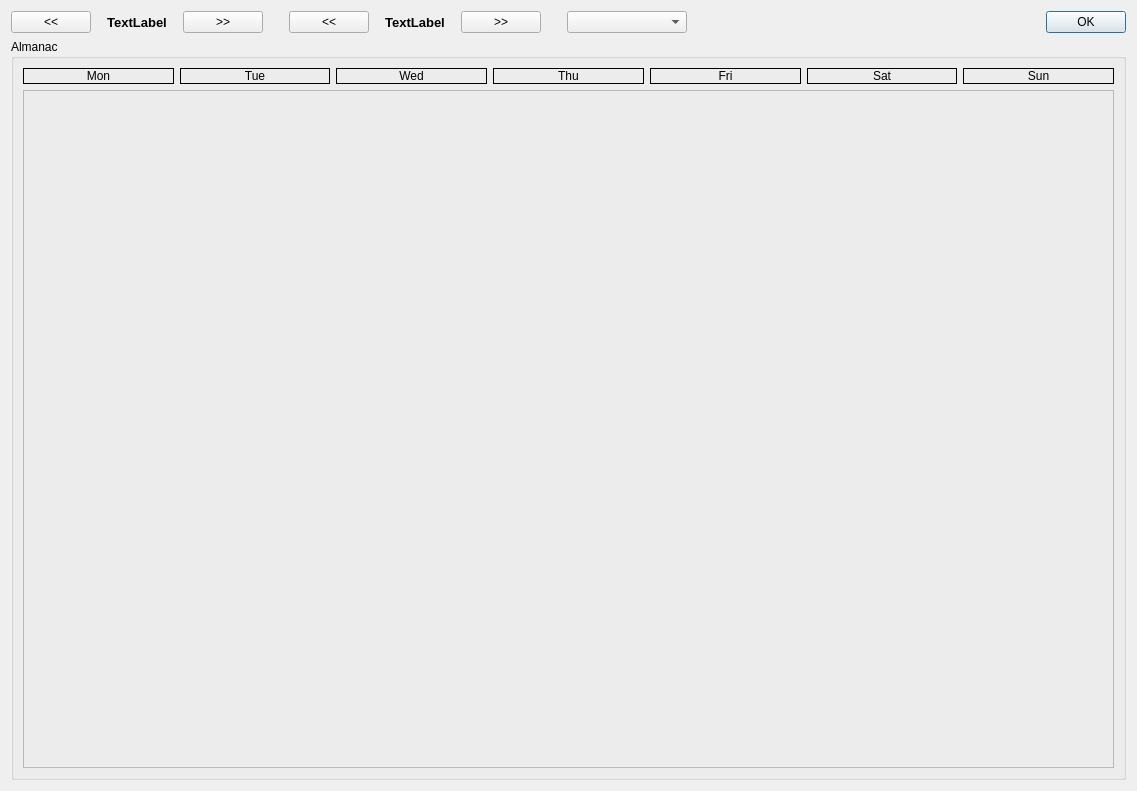
<?xml version="1.0" encoding="UTF-8"?>
<ui version="4.0">
 <class>CMoonCal</class>
 <widget class="QDialog" name="CMoonCal">
  <property name="geometry">
   <rect>
    <x>0</x>
    <y>0</y>
    <width>1137</width>
    <height>791</height>
   </rect>
  </property>
  <property name="minimumSize">
   <size>
    <width>300</width>
    <height>300</height>
   </size>
  </property>
  <property name="windowTitle">
   <string>Almanac</string>
  </property>
  <layout class="QVBoxLayout" name="verticalLayout">
   <item>
    <layout class="QHBoxLayout" name="horizontalLayout">
     <item>
      <widget class="QPushButton" name="pushButton">
       <property name="text">
        <string>&lt;&lt;</string>
       </property>
      </widget>
     </item>
     <item>
      <widget class="QLabel" name="label">
       <property name="minimumSize">
        <size>
         <width>80</width>
         <height>0</height>
        </size>
       </property>
       <property name="font">
        <font>
         <pointsize>10</pointsize>
         <weight>75</weight>
         <bold>true</bold>
        </font>
       </property>
       <property name="text">
        <string>TextLabel</string>
       </property>
       <property name="alignment">
        <set>Qt::AlignCenter</set>
       </property>
      </widget>
     </item>
     <item>
      <widget class="QPushButton" name="pushButton_4">
       <property name="text">
        <string>&gt;&gt;</string>
       </property>
      </widget>
     </item>
     <item>
      <spacer name="horizontalSpacer">
       <property name="orientation">
        <enum>Qt::Horizontal</enum>
       </property>
       <property name="sizeType">
        <enum>QSizePolicy::Fixed</enum>
       </property>
       <property name="sizeHint" stdset="0">
        <size>
         <width>20</width>
         <height>20</height>
        </size>
       </property>
      </spacer>
     </item>
     <item>
      <widget class="QPushButton" name="pushButton_3">
       <property name="text">
        <string>&lt;&lt;</string>
       </property>
      </widget>
     </item>
     <item>
      <widget class="QLabel" name="label_2">
       <property name="minimumSize">
        <size>
         <width>80</width>
         <height>0</height>
        </size>
       </property>
       <property name="font">
        <font>
         <pointsize>10</pointsize>
         <weight>75</weight>
         <bold>true</bold>
        </font>
       </property>
       <property name="text">
        <string>TextLabel</string>
       </property>
       <property name="alignment">
        <set>Qt::AlignCenter</set>
       </property>
      </widget>
     </item>
     <item>
      <widget class="QPushButton" name="pushButton_2">
       <property name="text">
        <string>&gt;&gt;</string>
       </property>
      </widget>
     </item>
     <item>
      <spacer name="horizontalSpacer_3">
       <property name="orientation">
        <enum>Qt::Horizontal</enum>
       </property>
       <property name="sizeType">
        <enum>QSizePolicy::Fixed</enum>
       </property>
       <property name="sizeHint" stdset="0">
        <size>
         <width>20</width>
         <height>20</height>
        </size>
       </property>
      </spacer>
     </item>
     <item>
      <widget class="QComboBox" name="comboBox">
       <property name="sizePolicy">
        <sizepolicy hsizetype="Fixed" vsizetype="Fixed">
         <horstretch>0</horstretch>
         <verstretch>0</verstretch>
        </sizepolicy>
       </property>
       <property name="minimumSize">
        <size>
         <width>120</width>
         <height>0</height>
        </size>
       </property>
      </widget>
     </item>
     <item>
      <spacer name="horizontalSpacer_2">
       <property name="orientation">
        <enum>Qt::Horizontal</enum>
       </property>
       <property name="sizeHint" stdset="0">
        <size>
         <width>40</width>
         <height>20</height>
        </size>
       </property>
      </spacer>
     </item>
     <item>
      <widget class="QPushButton" name="pushButton_5">
       <property name="text">
        <string>OK</string>
       </property>
       <property name="default">
        <bool>true</bool>
       </property>
      </widget>
     </item>
    </layout>
   </item>
   <item>
    <widget class="QGroupBox" name="groupBox">
     <property name="title">
      <string>Almanac</string>
     </property>
     <layout class="QGridLayout" name="gridLayout_2">
      <item row="1" column="0">
       <widget class="QFrame" name="frame">
        <property name="sizePolicy">
         <sizepolicy hsizetype="Expanding" vsizetype="Expanding">
          <horstretch>0</horstretch>
          <verstretch>0</verstretch>
         </sizepolicy>
        </property>
        <property name="frameShape">
         <enum>QFrame::StyledPanel</enum>
        </property>
        <property name="frameShadow">
         <enum>QFrame::Plain</enum>
        </property>
       </widget>
      </item>
      <item row="0" column="0">
       <layout class="QHBoxLayout" name="horizontalLayout_2">
        <item>
         <widget class="QLabel" name="label_8">
          <property name="frameShape">
           <enum>QFrame::Box</enum>
          </property>
          <property name="text">
           <string>Mon</string>
          </property>
          <property name="alignment">
           <set>Qt::AlignCenter</set>
          </property>
         </widget>
        </item>
        <item>
         <widget class="QLabel" name="label_7">
          <property name="frameShape">
           <enum>QFrame::Box</enum>
          </property>
          <property name="text">
           <string>Tue</string>
          </property>
          <property name="alignment">
           <set>Qt::AlignCenter</set>
          </property>
         </widget>
        </item>
        <item>
         <widget class="QLabel" name="label_6">
          <property name="frameShape">
           <enum>QFrame::Box</enum>
          </property>
          <property name="text">
           <string>Wed</string>
          </property>
          <property name="alignment">
           <set>Qt::AlignCenter</set>
          </property>
         </widget>
        </item>
        <item>
         <widget class="QLabel" name="label_5">
          <property name="frameShape">
           <enum>QFrame::Box</enum>
          </property>
          <property name="text">
           <string>Thu</string>
          </property>
          <property name="alignment">
           <set>Qt::AlignCenter</set>
          </property>
         </widget>
        </item>
        <item>
         <widget class="QLabel" name="label_4">
          <property name="frameShape">
           <enum>QFrame::Box</enum>
          </property>
          <property name="text">
           <string>Fri</string>
          </property>
          <property name="alignment">
           <set>Qt::AlignCenter</set>
          </property>
         </widget>
        </item>
        <item>
         <widget class="QLabel" name="label_3">
          <property name="frameShape">
           <enum>QFrame::Box</enum>
          </property>
          <property name="text">
           <string>Sat</string>
          </property>
          <property name="alignment">
           <set>Qt::AlignCenter</set>
          </property>
         </widget>
        </item>
        <item>
         <widget class="QLabel" name="label_9">
          <property name="frameShape">
           <enum>QFrame::Box</enum>
          </property>
          <property name="text">
           <string>Sun</string>
          </property>
          <property name="alignment">
           <set>Qt::AlignCenter</set>
          </property>
         </widget>
        </item>
       </layout>
      </item>
     </layout>
    </widget>
   </item>
  </layout>
 </widget>
 <tabstops>
  <tabstop>pushButton</tabstop>
  <tabstop>pushButton_4</tabstop>
  <tabstop>pushButton_3</tabstop>
  <tabstop>pushButton_2</tabstop>
  <tabstop>comboBox</tabstop>
  <tabstop>pushButton_5</tabstop>
 </tabstops>
 <resources/>
 <connections/>
</ui>
